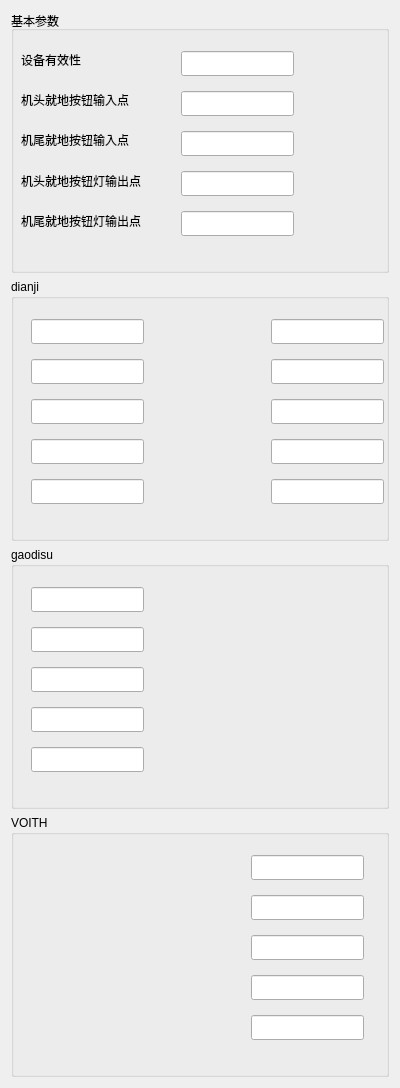
<?xml version="1.0" encoding="UTF-8"?>
<ui version="4.0">
 <class>PagePosuiji</class>
 <widget class="QWidget" name="PagePosuiji">
  <property name="geometry">
   <rect>
    <x>0</x>
    <y>0</y>
    <width>400</width>
    <height>1088</height>
   </rect>
  </property>
  <property name="sizePolicy">
   <sizepolicy hsizetype="Preferred" vsizetype="Fixed">
    <horstretch>0</horstretch>
    <verstretch>0</verstretch>
   </sizepolicy>
  </property>
  <property name="windowTitle">
   <string>Form</string>
  </property>
  <layout class="QVBoxLayout" name="verticalLayout">
   <item>
    <widget class="QGroupBox" name="groupBox_2">
     <property name="sizePolicy">
      <sizepolicy hsizetype="Minimum" vsizetype="Minimum">
       <horstretch>0</horstretch>
       <verstretch>0</verstretch>
      </sizepolicy>
     </property>
     <property name="title">
      <string>基本参数</string>
     </property>
     <widget class="QLineEdit" name="lineEdit">
      <property name="geometry">
       <rect>
        <x>170</x>
        <y>40</y>
        <width>113</width>
        <height>25</height>
       </rect>
      </property>
     </widget>
     <widget class="QLineEdit" name="lineEdit_2">
      <property name="geometry">
       <rect>
        <x>170</x>
        <y>80</y>
        <width>113</width>
        <height>25</height>
       </rect>
      </property>
     </widget>
     <widget class="QLineEdit" name="lineEdit_3">
      <property name="geometry">
       <rect>
        <x>170</x>
        <y>120</y>
        <width>113</width>
        <height>25</height>
       </rect>
      </property>
     </widget>
     <widget class="QLineEdit" name="lineEdit_4">
      <property name="geometry">
       <rect>
        <x>170</x>
        <y>160</y>
        <width>113</width>
        <height>25</height>
       </rect>
      </property>
     </widget>
     <widget class="QLineEdit" name="lineEdit_5">
      <property name="geometry">
       <rect>
        <x>170</x>
        <y>200</y>
        <width>113</width>
        <height>25</height>
       </rect>
      </property>
     </widget>
     <widget class="QLabel" name="label">
      <property name="geometry">
       <rect>
        <x>10</x>
        <y>40</y>
        <width>91</width>
        <height>17</height>
       </rect>
      </property>
      <property name="text">
       <string>设备有效性</string>
      </property>
     </widget>
     <widget class="QLabel" name="label_2">
      <property name="geometry">
       <rect>
        <x>10</x>
        <y>80</y>
        <width>141</width>
        <height>17</height>
       </rect>
      </property>
      <property name="text">
       <string>机头就地按钮输入点</string>
      </property>
     </widget>
     <widget class="QLabel" name="label_3">
      <property name="geometry">
       <rect>
        <x>10</x>
        <y>160</y>
        <width>151</width>
        <height>20</height>
       </rect>
      </property>
      <property name="text">
       <string>机头就地按钮灯输出点</string>
      </property>
     </widget>
     <widget class="QLabel" name="label_4">
      <property name="geometry">
       <rect>
        <x>10</x>
        <y>200</y>
        <width>151</width>
        <height>20</height>
       </rect>
      </property>
      <property name="text">
       <string>机尾就地按钮灯输出点</string>
      </property>
     </widget>
     <widget class="QLabel" name="label_5">
      <property name="geometry">
       <rect>
        <x>10</x>
        <y>120</y>
        <width>141</width>
        <height>17</height>
       </rect>
      </property>
      <property name="text">
       <string>机尾就地按钮输入点</string>
      </property>
     </widget>
    </widget>
   </item>
   <item>
    <widget class="QGroupBox" name="groupBox_3">
     <property name="sizePolicy">
      <sizepolicy hsizetype="Minimum" vsizetype="Minimum">
       <horstretch>0</horstretch>
       <verstretch>0</verstretch>
      </sizepolicy>
     </property>
     <property name="title">
      <string>dianji</string>
     </property>
     <widget class="QLineEdit" name="lineEdit_11">
      <property name="geometry">
       <rect>
        <x>20</x>
        <y>40</y>
        <width>113</width>
        <height>25</height>
       </rect>
      </property>
     </widget>
     <widget class="QLineEdit" name="lineEdit_12">
      <property name="geometry">
       <rect>
        <x>20</x>
        <y>80</y>
        <width>113</width>
        <height>25</height>
       </rect>
      </property>
     </widget>
     <widget class="QLineEdit" name="lineEdit_13">
      <property name="geometry">
       <rect>
        <x>20</x>
        <y>120</y>
        <width>113</width>
        <height>25</height>
       </rect>
      </property>
     </widget>
     <widget class="QLineEdit" name="lineEdit_14">
      <property name="geometry">
       <rect>
        <x>20</x>
        <y>200</y>
        <width>113</width>
        <height>25</height>
       </rect>
      </property>
     </widget>
     <widget class="QLineEdit" name="lineEdit_15">
      <property name="geometry">
       <rect>
        <x>20</x>
        <y>160</y>
        <width>113</width>
        <height>25</height>
       </rect>
      </property>
     </widget>
     <widget class="QLineEdit" name="lineEdit_26">
      <property name="geometry">
       <rect>
        <x>260</x>
        <y>40</y>
        <width>113</width>
        <height>25</height>
       </rect>
      </property>
     </widget>
     <widget class="QLineEdit" name="lineEdit_27">
      <property name="geometry">
       <rect>
        <x>260</x>
        <y>80</y>
        <width>113</width>
        <height>25</height>
       </rect>
      </property>
     </widget>
     <widget class="QLineEdit" name="lineEdit_28">
      <property name="geometry">
       <rect>
        <x>260</x>
        <y>120</y>
        <width>113</width>
        <height>25</height>
       </rect>
      </property>
     </widget>
     <widget class="QLineEdit" name="lineEdit_29">
      <property name="geometry">
       <rect>
        <x>260</x>
        <y>200</y>
        <width>113</width>
        <height>25</height>
       </rect>
      </property>
     </widget>
     <widget class="QLineEdit" name="lineEdit_30">
      <property name="geometry">
       <rect>
        <x>260</x>
        <y>160</y>
        <width>113</width>
        <height>25</height>
       </rect>
      </property>
     </widget>
    </widget>
   </item>
   <item>
    <widget class="QGroupBox" name="groupBox_4">
     <property name="title">
      <string>gaodisu</string>
     </property>
     <widget class="QLineEdit" name="lineEdit_16">
      <property name="geometry">
       <rect>
        <x>20</x>
        <y>40</y>
        <width>113</width>
        <height>25</height>
       </rect>
      </property>
     </widget>
     <widget class="QLineEdit" name="lineEdit_17">
      <property name="geometry">
       <rect>
        <x>20</x>
        <y>80</y>
        <width>113</width>
        <height>25</height>
       </rect>
      </property>
     </widget>
     <widget class="QLineEdit" name="lineEdit_18">
      <property name="geometry">
       <rect>
        <x>20</x>
        <y>120</y>
        <width>113</width>
        <height>25</height>
       </rect>
      </property>
     </widget>
     <widget class="QLineEdit" name="lineEdit_19">
      <property name="geometry">
       <rect>
        <x>20</x>
        <y>200</y>
        <width>113</width>
        <height>25</height>
       </rect>
      </property>
     </widget>
     <widget class="QLineEdit" name="lineEdit_20">
      <property name="geometry">
       <rect>
        <x>20</x>
        <y>160</y>
        <width>113</width>
        <height>25</height>
       </rect>
      </property>
     </widget>
    </widget>
   </item>
   <item>
    <widget class="QGroupBox" name="groupBox_5">
     <property name="title">
      <string>VOITH</string>
     </property>
     <widget class="QLineEdit" name="lineEdit_21">
      <property name="geometry">
       <rect>
        <x>240</x>
        <y>40</y>
        <width>113</width>
        <height>25</height>
       </rect>
      </property>
     </widget>
     <widget class="QLineEdit" name="lineEdit_22">
      <property name="geometry">
       <rect>
        <x>240</x>
        <y>80</y>
        <width>113</width>
        <height>25</height>
       </rect>
      </property>
     </widget>
     <widget class="QLineEdit" name="lineEdit_23">
      <property name="geometry">
       <rect>
        <x>240</x>
        <y>120</y>
        <width>113</width>
        <height>25</height>
       </rect>
      </property>
     </widget>
     <widget class="QLineEdit" name="lineEdit_24">
      <property name="geometry">
       <rect>
        <x>240</x>
        <y>200</y>
        <width>113</width>
        <height>25</height>
       </rect>
      </property>
     </widget>
     <widget class="QLineEdit" name="lineEdit_25">
      <property name="geometry">
       <rect>
        <x>240</x>
        <y>160</y>
        <width>113</width>
        <height>25</height>
       </rect>
      </property>
     </widget>
    </widget>
   </item>
  </layout>
 </widget>
 <resources/>
 <connections/>
</ui>
